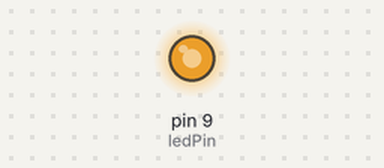
The sketch below on a simulated Arduino Uno, built with avr-gcc and run on an emulated ATmega328P. On the bench: output pins drawn as LEDs (lit = HIGH). Random numbers use the default seed unless the sketch sets one.

Above: at 0.1 s.
At 19.1 s:
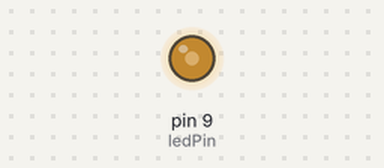
At 31.1 s:
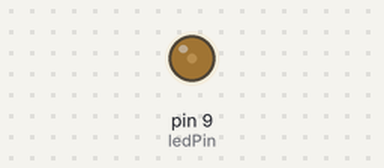
At 39.75 s:
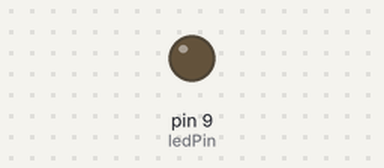
Timing chart, 0 to 40.0 s (numbered marks = the images above):
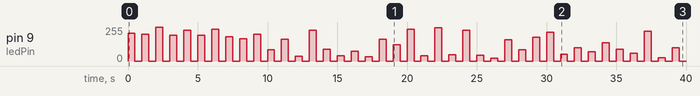

The sketch:

_06-pin-PWM.ino
```cpp
const int ledPin = 9;

void setup() {
  pinMode(ledPin, OUTPUT);
  randomSeed(analogRead(A0));
}

void loop() {
  int val = random(0, 255) ;
  // value to 8 bits (0 to 255)
  analogWrite(ledPin, val);

  delay(500);
  analogWrite(ledPin, 0);
  delay(500);
}
/*
Primero solo la funcion, depues el random
*/
```

Measured:
- by itself, pin 9 (ledPin): 0/255 → 209/255 at 0.00 s, → 0/255 0.50 s later, → 199/255 0.50 s later, → 0/255 0.50 s later, … (80 changes in this stretch)
